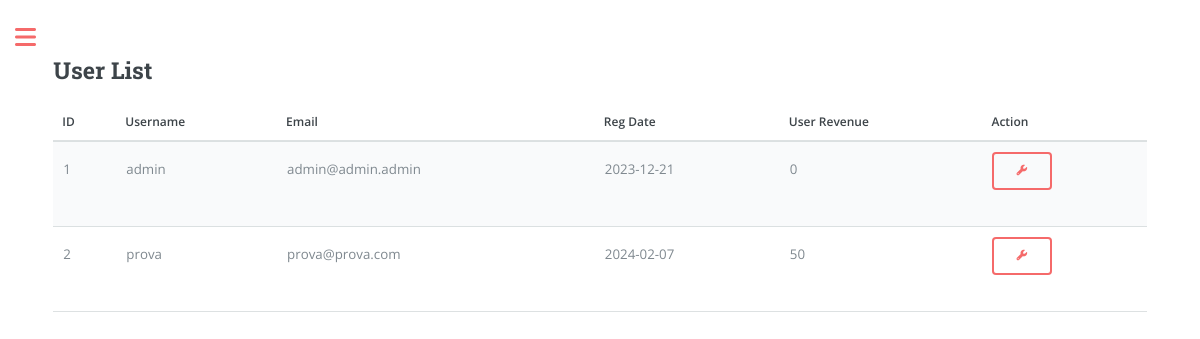
Page /users_list (signed in) on the earlier database version.
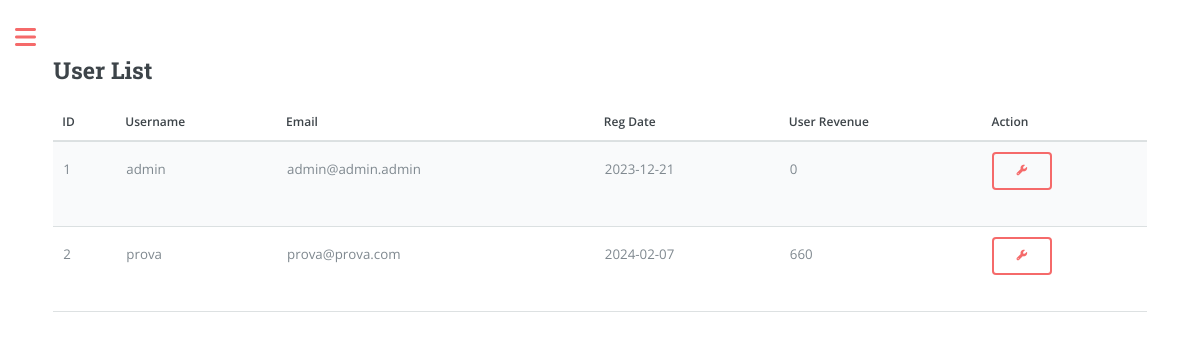
Same page on the later database version.
### app/models.py (models this page shows, shortened)
class User(UserMixin, db.Model):
    id = db.Column(db.Integer, primary_key=True)
    registration_date = db.Column(db.DateTime, default=datetime.utcnow)
    username = db.Column(db.String(64), index=True, unique=True)
    email = db.Column(db.String(120), index=True, unique=True)
    password_hash = db.Column(db.String(128))
    garage = db.relationship('Car', backref='owner_garage', lazy='dynamic')
    groups = db.relationship('Groups', backref='owner_groups', lazy='dynamic')
    contacts = db.relationship('Contacts', backref='owner_contacts', lazy='dynamic')
    role = db.Column(db.String(20), default='user')
    currency = db.Column(db.String(1), default='€')
    measurement_unit = db.Column(db.String(5), default='Km')
    language = db.Column(db.String(2), default='en')
    def formatted_registration_date(self):
        if self.registration_date:
            return self.registration_date.strftime('%Y-%m-%d')
        elif self.registration_date == None:
            return None
        else:
            return "N/A"
    def user_revenue(self):
        total_revenue = 0
        for booking in Booking.query.filter_by(user_id=self.id).all():
            total_revenue += booking.money
        return total_revenue

class Booking(db.Model):
    id = db.Column(db.Integer, primary_key=True)
    start_datetime = db.Column(db.DateTime, nullable=False)
    end_datetime = db.Column(db.DateTime, nullable=False)
    car_plate = db.Column(db.String(8), db.ForeignKey('car.plate'), nullable=False)
    user_id = db.Column(db.Integer, db.ForeignKey('user.id'), nullable=False)
    note = db.Column(db.String(160))
    money = db.Column(db.Integer, default=0, index=True)
    km = db.Column(db.Integer, default=0, index=True) # Car's kilometres when booking
    car = db.relationship('Car', backref='bookings', lazy=True)
    contact_id = db.Column(db.Integer, db.ForeignKey('contacts.id', name='booking_contacts_id'), nullable=True)
    group_id = db.Column(db.Integer, db.ForeignKey('groups.id', name='booking_group'), nullable=True)
    group = db.relationship('Groups', back_populates='bookings', lazy=True)

### app/routes.py (the view)
@app.route('/users_list', methods=['GET', 'POST'])
@login_required
def users_list():
    if current_user.username == 'admin' and current_user.role == 'admin':
        users = User.query.all()
        return render_template('users_list.html', page='users_list', users=users)
    else:
        return render_template('404.html')

### app/models.py (called while the page is built)
@login.user_loader
def load_user(id):
    return User.query.get(int(id))

### app/templates/users_list.html (shortened to what this page needs)
{% if current_user.language == 'en' %}
    {% if current_user.language == 'en' %}
    {% extends "index.html" %}
{% else %}
    {% extends "index_" + current_user.language + ".html" %}
{% endif %}
{% else %}
    {% extends "index_" + current_user.language + ".html" %}
{% endif %}
{% block content %}
<h2>User List</h2>
<table>
    <thead>
        <tr>
            <th>ID</th>
            <th>Username</th>
            <th>Email</th>
            <th>Reg Date</th>
            <th>User Revenue</th>
            <th>Action</th>
        </tr>
    </thead>
    <tbody>
        {% for user in users %}
            <tr>
                <td>{{ user.id }}</td>
                <td>{{ user.username }}</td>
                <td>{{ user.email }}</td>
                <td>{{ user.formatted_registration_date() }}</td>
                <td>{{ user.user_revenue() }}</td>
                <td>
                    <form action="{{ url_for('user', username=user.username) }}" method="get">
                        <button type="submit"><i class="fa-solid fa-wrench"></i></button>
                    </form>
                </td>
            </tr>
        {% endfor %}
    </tbody>
</table>
{% endblock %}

Differences in the rows shown:
changed User "prova": user_revenue "50" → "660"
